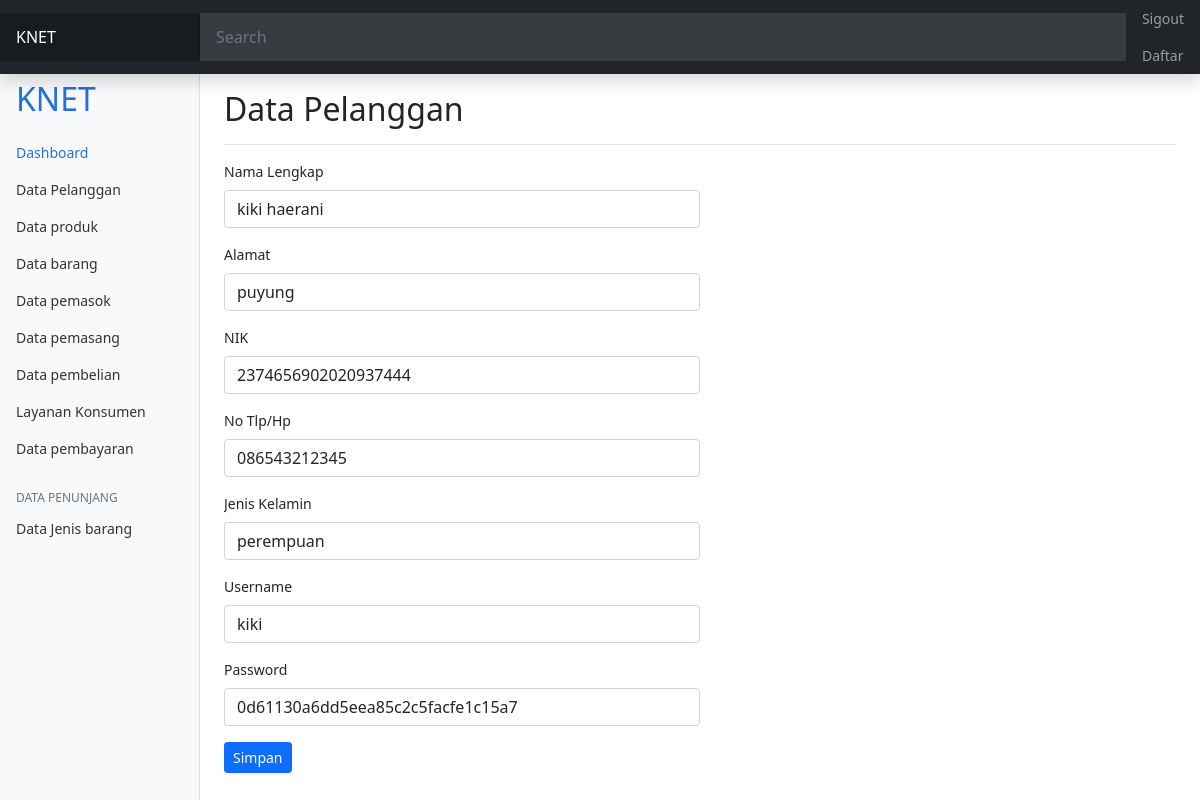
Page /user/frm_ubah_user.php?id=1 (signed in) on the committed database.
### tables this page shows
CREATE TABLE IF NOT EXISTS `registerasi` (
  `id_registrasi` int(11) NOT NULL AUTO_INCREMENT,
  `nama_lengkap` varchar(50) NOT NULL,
  `nik` varchar(30) NOT NULL,
  `tlp` varchar(30) NOT NULL,
  `alamat` varchar(50) NOT NULL,
  `username` varchar(50) NOT NULL,
  `created_at` datetime DEFAULT CURRENT_TIMESTAMP,
  `jk` varchar(20) NOT NULL,
  `password` varchar(50) NOT NULL,
  PRIMARY KEY (`id_registrasi`)
);

### user/frm_ubah_user.php (the view, shortened to what this page needs)
<?php
include "../layout/header.php";
include "../config/koneksi.php";
$id =$_GET['id'];
$query = mysqli_query($koneksi, "SELECT * FROM registerasi where
id_registrasi=$id");
$rs = mysqli_fetch_assoc($query);
?>
<main class="col-md-9 ms-sm-auto col-lg-10 px-md-4">
	<div class="d-flex justify-content-between flex-wrap flex-md-nowrap align-items-center pt-3 pb-2 mb-3 border-bottom">
	<h1 class="h2"> Data Pelanggan </h1>
	</div>
	<div class="table-responsive">
	<form action="simpan_ubah_user1.php" method="POST">
		<div class="col-6">
			<div class="mb-3">
			<label for="exampleFormControlInput1" class="form-label">Nama Lengkap</label>
			<input type="text" name="nama_lengkap" value="<?= $rs['nama_lengkap']; ?>" class="form-control">
			</div>
			<div class="mb-3">
			<label for="exampleFormControlTextarea1" class="form-label">Alamat</label>
			<input type="text" name="alamat" value="<?= $rs['alamat']; ?>" class="form-control">
			</div>
			<div class="mb-3">
			<label for="exampleFormControlTextarea1" class="form-label">NIK</label>
			<input type="text" name="nik" value="<?= $rs['nik']; ?>" class="form-control">
			</div>
			<div class="mb-3">
			<label for="exampleFormControlTextarea1" class="form-label">No Tlp/Hp</label>
			<input type="text" name="tlp" value="<?= $rs['tlp']; ?>" class="form-control">
			</div>
			<div class="mb-3">
			<label for="exampleFormControlTextarea1" class="form-label">Jenis Kelamin</label>
			<select name="jk"
			 class="form-control" id="">
			 	<option value="<?= $rs['jk']; ?>"><?= $rs['jk']; ?></option>
			</select>
			</div>
			<div class="mb-3">
			<label for="exampleFormControlTextarea1" class="form-label">Username</label>
			<input type="text" name="username" value="<?= $rs['username']; ?>" class="form-control">
			</div>
			<div class="mb-3">
			<label for="exampleFormControlTextarea1" class="form-label">Password</label>
			<input type="text" name="password" value="<?=$rs['password']; ?>" class="form-control">
			</div>
			<div class="mb-3">
			<button type="submit" class="btn btn-sm btn-primary">Simpan</button>
			</div>
		</div>
	</form>
	</div>
</main>
<?php
include "../layout/footer.php";
   ?>

### assets/css/dashboard.css (style rules this page uses)
body { font-size: .875rem; }

### rows in the picture
registerasi: nama_lengkap "kiki haerani", alamat "puyung", nik "2374656902020937444", tlp "086543212345", jk "perempuan", username "kiki", password "0d61130a6dd5eea85c2c5facfe1c15a7"
